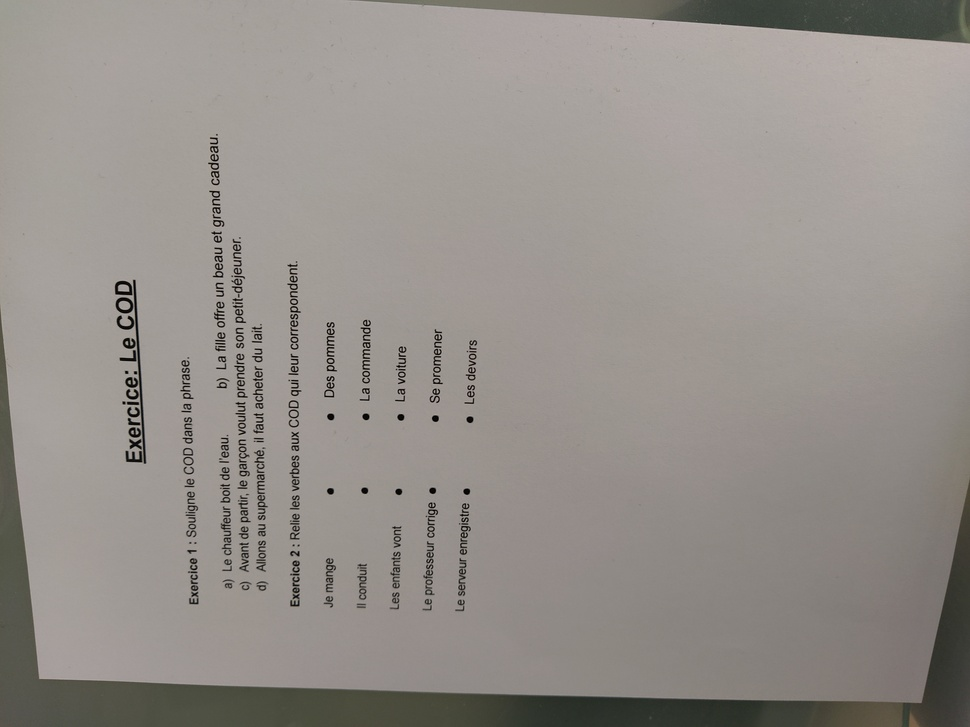
#> input picture Exemples/Ex_COD/IMG_20210329_122300.jpg, 970 x 727 px, shrunk from 4000 x 3000 before the run
$ python -i load_image.py   (imports and definitions only)
#> lines starting #> are read from the running program, lines starting #| are printed output that depends on the picture; after the words box and inside, x2 and y2 are one past the last pixel; in counts of white or black regions, pixels touching at a corner belong together
#> further down, picture is the input picture: shape (727, 970, 3); mean B, G, R 138.7, 143.6, 148.8
from typing import Union, IO
from pathlib import Path
from PIL import Image, ExifTags
import cv2
import numpy as np
import requests
from pdf2image import convert_from_path


def crop_black_border(img):
    tmp = img.copy()

    if len(img.shape) == 3:
        tmp = cv2.cvtColor(tmp, cv2.COLOR_BGR2GRAY)

    _, thresh = cv2.threshold(tmp, 1, 255, cv2.THRESH_BINARY)
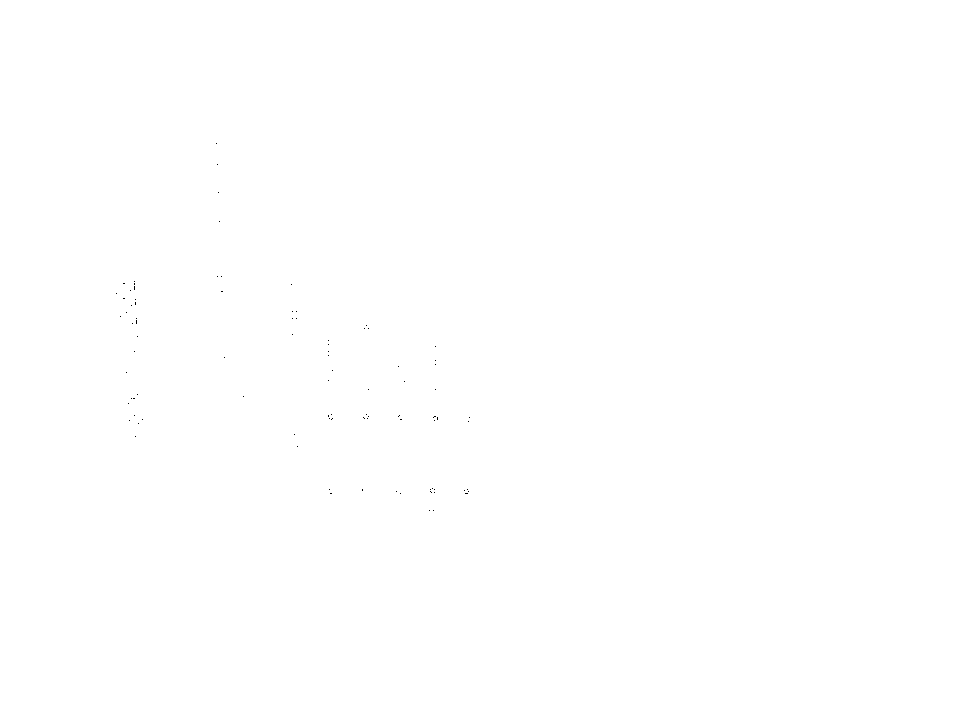
#> thresh: shape (727, 970); 100% white; black in thin lines or dots, all inside (x1, y1, x2, y2) = (116, 143, 470, 511)

    contours, hierarchy = cv2.findContours(thresh, cv2.RETR_EXTERNAL,
                                           cv2.CHAIN_APPROX_SIMPLE)
#> contours = [[[0, 0], [0, 726], [969, 726], [969, 0]]]

    cnt = contours[0]
#> cnt = [[0, 0], [0, 726], [969, 726], [969, 0]]

    x, y, w, h = cv2.boundingRect(cnt)
#> x = 0; y = 0; w = 970; h = 727
    crop = img[y:y + h, x:x + w]

    return crop


# [62 lines left out: functions load_image, load_image_from_url, load_image_pdf, load_image_from_string, not called in this run]

>>> import cv2
>>> picture = cv2.imread('../../Exemples/Ex_COD/IMG_20210329_122300.jpg')
>>> result = crop_black_border(picture)
